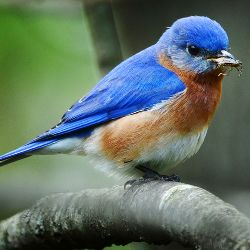
#> input picture k-means-h-channel/bluebird.jpg, 250 x 250 px
$ python h-channel.py
#> lines starting #> are read from the running program, lines starting #| are printed output that depends on the picture
import numpy as np
import cv2
from matplotlib import pyplot as plt
import colorsys

# load image
img = cv2.imread('bluebird.jpg')
#> img is the input picture: shape (250, 250, 3); mean B, G, R 102.1, 113, 96.8
# convert to HSV
img = cv2.cvtColor(img, cv2.COLOR_BGR2HSV)
#> img: shape (250, 250, 3); mean H, S, V 60, 85.3, 127.5
# extract H channel
data = np.float32(img.reshape((-1, 3)))
data = data[:,0]

# plot
hPlot = data.reshape((-1, 1))
_, bins, patches = plt.hist(hPlot, 180, [0, 180])
#> bins = 181 values from 0 to 180; patches = 180 items
for bin, patch in zip(bins, patches):
    plt.setp(patch, 'facecolor', colorsys.hsv_to_rgb(bin / 180, 1.0, 1.0))
plt.show()
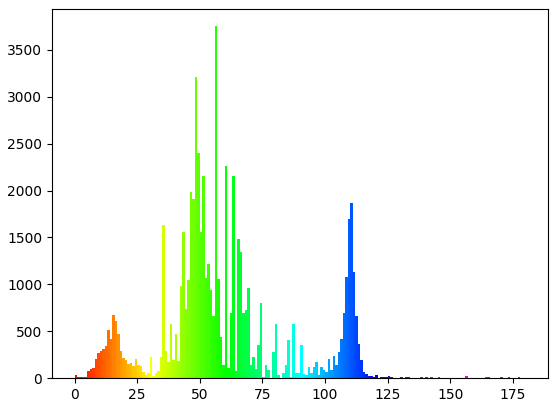
#> figure drawn by matplotlib, 1 panel; tallest bar 3751 high, from x = 56 to 57
